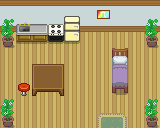

A level layout from a 2D game, rendered from its tile map. Below: a short description, then the map file with tile-grid data replaced by summaries:
An orthogonal 10x8 tile map with 16x16 px tiles, 4 tile layers (Tile Layer 2, Tile Layer 3, Tile Layer 4, Above player), 3 tilesets and 12 objects (7x collision, 5x event).

<map version="1.8" tiledversion="1.8.0" orientation="orthogonal" renderorder="right-down" compressionlevel="0" width="10" height="8" tilewidth="16" tileheight="16" infinite="0" nextlayerid="8" nextobjectid="74">
 <properties>
  <property name="edges" value="clamped" />
  <property name="inside" type="bool" value="true" />
  <property name="scenario" value="spyder" />
  <property name="slug" value="flower_house2" />
  <property name="types" value="notype" />
 </properties>
 <tileset firstgid="1" source="../gfx/tilesets/core_indoor_floors.tsx" />
 <tileset firstgid="3865" source="../gfx/tilesets/core_indoor_walls.tsx" />
 <tileset firstgid="7729" source="../gfx/tilesets/core_set pieces.tsx" />
 <layer id="2" name="Tile Layer 2" width="10" height="8">
  <data>[80 cells, 80 non-empty, 3 distinct tile ids]</data>
 </layer>
 <layer id="3" name="Tile Layer 3" width="10" height="8">
  <data>[80 cells, 27 non-empty, 21 distinct tile ids]</data>
 </layer>
 <layer id="7" name="Tile Layer 4" width="10" height="8">
  <data>[80 cells, 4 non-empty, 4 distinct tile ids]</data>
 </layer>
 <layer id="4" name="Above player" width="10" height="8">
  <data>[80 cells, 1 non-empty, 1 distinct tile ids]</data>
 </layer>
 <objectgroup color="#ff0000" id="5" name="Collisions">
  <object id="60" type="collision" x="0" y="0" width="160" height="32" />
  <object id="61" type="collision" x="0" y="32" width="16" height="16" />
  <object id="62" type="collision" x="144" y="32" width="16" height="16" />
  <object id="63" type="collision" x="144" y="96" width="16" height="32" />
  <object id="64" type="collision" x="0" y="96" width="16" height="32" />
  <object id="65" type="collision" x="32" y="64" width="32" height="32" />
  <object id="66" type="collision" x="112" y="64" width="16" height="32" />
 </objectgroup>
 <objectgroup color="#ffff00" id="6" name="Events">
  <object id="59" name="Go outside" type="event" x="96" y="112" width="32" height="16">
   <properties>
    <property name="act1" value="transition_teleport spyder_flower_city.tmx,23,18,0.3" />
    <property name="cond1" value="is char_at player" />
    <property name="cond2" value="is char_facing player,down" />
   </properties>
  </object>
  <object id="70" name="Create Soldier" type="event" x="64" y="80" width="16" height="16">
   <properties>
    <property name="act1" value="create_npc spyder_flowerhouse2_pip,4,5" />
    <property name="cond1" value="not char_exists spyder_flowerhouse2_pip" />
   </properties>
  </object>
  <object id="71" name="Talk Soldier" type="event" x="64" y="64" width="16" height="16">
   <properties>
    <property name="act1" value="translated_dialog spyder_flowerhouse2_soldier" />
    <property name="behav1" value="talk spyder_flowerhouse2_pip" />
   </properties>
  </object>
  <object id="72" name="Create Scientist" type="event" x="16" y="32" width="16" height="16">
   <properties>
    <property name="act1" value="create_npc spyder_flowerhouse2_bruce,1,2" />
    <property name="act2" value="char_face spyder_flowerhouse2_bruce,up" />
    <property name="cond1" value="not char_exists spyder_flowerhouse2_bruce" />
   </properties>
  </object>
  <object id="73" name="Talk Scientist" type="event" x="128" y="48" width="16" height="16">
   <properties>
    <property name="act1" value="translated_dialog spyder_flowerhouse2_scientist" />
    <property name="behav1" value="talk spyder_flowerhouse2_bruce" />
   </properties>
  </object>
 </objectgroup>
</map>
